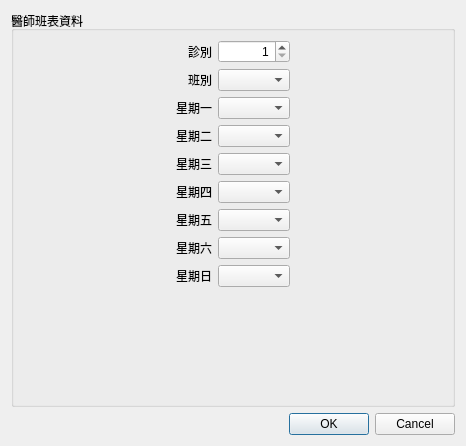
<?xml version="1.0" encoding="UTF-8"?>
<ui version="4.0">
 <class>Dialog_doctor_schedule</class>
 <widget class="QDialog" name="Dialog_doctor_schedule">
  <property name="windowModality">
   <enum>Qt::NonModal</enum>
  </property>
  <property name="geometry">
   <rect>
    <x>0</x>
    <y>0</y>
    <width>466</width>
    <height>446</height>
   </rect>
  </property>
  <property name="sizePolicy">
   <sizepolicy hsizetype="Preferred" vsizetype="Preferred">
    <horstretch>0</horstretch>
    <verstretch>0</verstretch>
   </sizepolicy>
  </property>
  <property name="windowTitle">
   <string>輸入醫師班表</string>
  </property>
  <layout class="QVBoxLayout" name="verticalLayout">
   <item>
    <widget class="QGroupBox" name="groupBox">
     <property name="title">
      <string>醫師班表資料</string>
     </property>
     <property name="flat">
      <bool>true</bool>
     </property>
     <layout class="QVBoxLayout" name="verticalLayout_2">
      <item>
       <layout class="QGridLayout" name="gridLayout_3">
        <item row="3" column="2">
         <widget class="QComboBox" name="comboBox_tuesday"/>
        </item>
        <item row="1" column="1">
         <widget class="QLabel" name="label_person">
          <property name="text">
           <string>班別</string>
          </property>
          <property name="alignment">
           <set>Qt::AlignRight|Qt::AlignTrailing|Qt::AlignVCenter</set>
          </property>
         </widget>
        </item>
        <item row="0" column="1">
         <widget class="QLabel" name="label">
          <property name="text">
           <string>診別</string>
          </property>
          <property name="alignment">
           <set>Qt::AlignRight|Qt::AlignTrailing|Qt::AlignVCenter</set>
          </property>
         </widget>
        </item>
        <item row="8" column="1">
         <widget class="QLabel" name="label_5">
          <property name="text">
           <string>星期日</string>
          </property>
          <property name="alignment">
           <set>Qt::AlignRight|Qt::AlignTrailing|Qt::AlignVCenter</set>
          </property>
         </widget>
        </item>
        <item row="7" column="1">
         <widget class="QLabel" name="label_4">
          <property name="text">
           <string>星期六</string>
          </property>
          <property name="alignment">
           <set>Qt::AlignRight|Qt::AlignTrailing|Qt::AlignVCenter</set>
          </property>
         </widget>
        </item>
        <item row="1" column="2">
         <widget class="QComboBox" name="comboBox_period"/>
        </item>
        <item row="6" column="1">
         <widget class="QLabel" name="label_3">
          <property name="text">
           <string>星期五</string>
          </property>
          <property name="alignment">
           <set>Qt::AlignRight|Qt::AlignTrailing|Qt::AlignVCenter</set>
          </property>
         </widget>
        </item>
        <item row="8" column="2">
         <widget class="QComboBox" name="comboBox_sunday"/>
        </item>
        <item row="4" column="2">
         <widget class="QComboBox" name="comboBox_wednesday"/>
        </item>
        <item row="9" column="2">
         <spacer name="verticalSpacer">
          <property name="orientation">
           <enum>Qt::Vertical</enum>
          </property>
          <property name="sizeHint" stdset="0">
           <size>
            <width>20</width>
            <height>40</height>
           </size>
          </property>
         </spacer>
        </item>
        <item row="6" column="2">
         <widget class="QComboBox" name="comboBox_friday"/>
        </item>
        <item row="0" column="3">
         <spacer name="horizontalSpacer">
          <property name="orientation">
           <enum>Qt::Horizontal</enum>
          </property>
          <property name="sizeHint" stdset="0">
           <size>
            <width>40</width>
            <height>20</height>
           </size>
          </property>
         </spacer>
        </item>
        <item row="7" column="2">
         <widget class="QComboBox" name="comboBox_saturday"/>
        </item>
        <item row="2" column="1">
         <widget class="QLabel" name="label_person1">
          <property name="text">
           <string>星期一</string>
          </property>
          <property name="alignment">
           <set>Qt::AlignRight|Qt::AlignTrailing|Qt::AlignVCenter</set>
          </property>
         </widget>
        </item>
        <item row="5" column="2">
         <widget class="QComboBox" name="comboBox_thursday"/>
        </item>
        <item row="4" column="1">
         <widget class="QLabel" name="label_person3">
          <property name="text">
           <string>星期三</string>
          </property>
          <property name="alignment">
           <set>Qt::AlignRight|Qt::AlignTrailing|Qt::AlignVCenter</set>
          </property>
         </widget>
        </item>
        <item row="2" column="2">
         <widget class="QComboBox" name="comboBox_monday"/>
        </item>
        <item row="3" column="1">
         <widget class="QLabel" name="label_person2">
          <property name="text">
           <string>星期二</string>
          </property>
          <property name="alignment">
           <set>Qt::AlignRight|Qt::AlignTrailing|Qt::AlignVCenter</set>
          </property>
         </widget>
        </item>
        <item row="0" column="2">
         <widget class="QSpinBox" name="spinBox_room">
          <property name="alignment">
           <set>Qt::AlignRight|Qt::AlignTrailing|Qt::AlignVCenter</set>
          </property>
          <property name="minimum">
           <number>1</number>
          </property>
         </widget>
        </item>
        <item row="5" column="1">
         <widget class="QLabel" name="label_2">
          <property name="text">
           <string>星期四</string>
          </property>
          <property name="alignment">
           <set>Qt::AlignRight|Qt::AlignTrailing|Qt::AlignVCenter</set>
          </property>
         </widget>
        </item>
        <item row="0" column="0">
         <spacer name="horizontalSpacer_2">
          <property name="orientation">
           <enum>Qt::Horizontal</enum>
          </property>
          <property name="sizeHint" stdset="0">
           <size>
            <width>40</width>
            <height>20</height>
           </size>
          </property>
         </spacer>
        </item>
       </layout>
      </item>
     </layout>
    </widget>
   </item>
   <item>
    <widget class="QDialogButtonBox" name="buttonBox">
     <property name="orientation">
      <enum>Qt::Horizontal</enum>
     </property>
     <property name="standardButtons">
      <set>QDialogButtonBox::Cancel|QDialogButtonBox::Ok</set>
     </property>
     <property name="centerButtons">
      <bool>false</bool>
     </property>
    </widget>
   </item>
  </layout>
 </widget>
 <resources/>
 <connections>
  <connection>
   <sender>buttonBox</sender>
   <signal>accepted()</signal>
   <receiver>Dialog_doctor_schedule</receiver>
   <slot>accept()</slot>
   <hints>
    <hint type="sourcelabel">
     <x>248</x>
     <y>254</y>
    </hint>
    <hint type="destinationlabel">
     <x>157</x>
     <y>274</y>
    </hint>
   </hints>
  </connection>
  <connection>
   <sender>buttonBox</sender>
   <signal>rejected()</signal>
   <receiver>Dialog_doctor_schedule</receiver>
   <slot>reject()</slot>
   <hints>
    <hint type="sourcelabel">
     <x>316</x>
     <y>260</y>
    </hint>
    <hint type="destinationlabel">
     <x>286</x>
     <y>274</y>
    </hint>
   </hints>
  </connection>
 </connections>
</ui>
